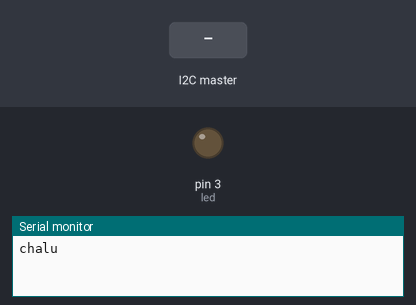
This sketch was run on a simulated Arduino Uno, built with avr-gcc and run on an emulated ATmega328P. Parts: output pins drawn as LEDs (lit = HIGH), the last lines printed to the serial monitor. The inputs (shaded band) are chosen by the test bench.

Above: at 1.2 s.
1.3 s: the I2C master sends the byte 1
At 2.5 s:
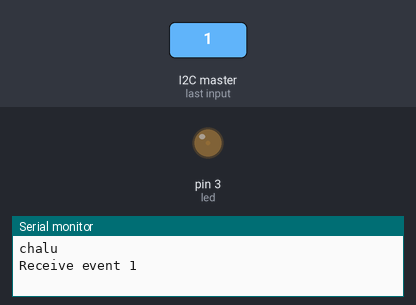
2.8 s: the I2C master sends the byte 90
At 3.8 s:
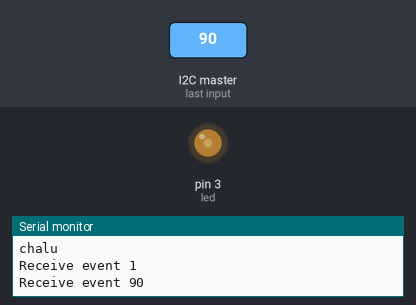
4.3 s: the I2C master sends the byte 200
At 4.9 s:
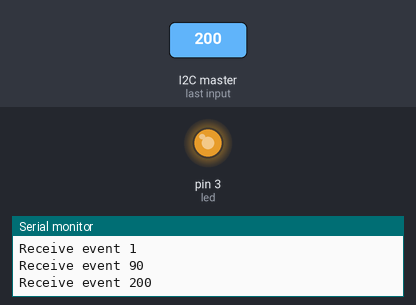
Timing chart, 0 to 7.3 s (numbered marks = the images above; inputs shaded):
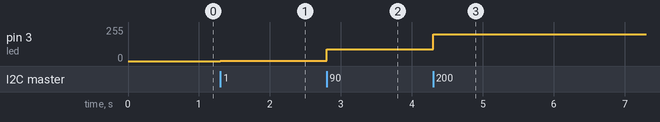

The sketch:

I2C_slave.ino
```cpp
#include <Wire.h>
#define slave 7
#define led 3
int x;

void setup() {
  // put your setup code here, to run once:
  Wire.begin(slave);
  Wire.onReceive(receiveEvent);
  pinMode(led,OUTPUT);

  Serial.begin(9600);
  Serial.println("chalu");
}

void loop() {
  delay(100);
}


void receiveEvent() {

  // Read while data received
  while (0 < Wire.available()) {
    x = Wire.read();
    analogWrite(led,x);
  }

  // Print to Serial Monitor
  Serial.print("Receive event ");
  Serial.println(x);
}
```

Measured:
- after the input at 1.3 s, pin 3 (led): 0/255 → 1/255 at once
- after the input at 2.8 s, pin 3 (led): 1/255 → 90/255 at once
- after the input at 4.3 s, pin 3 (led): 90/255 → 200/255 at once
